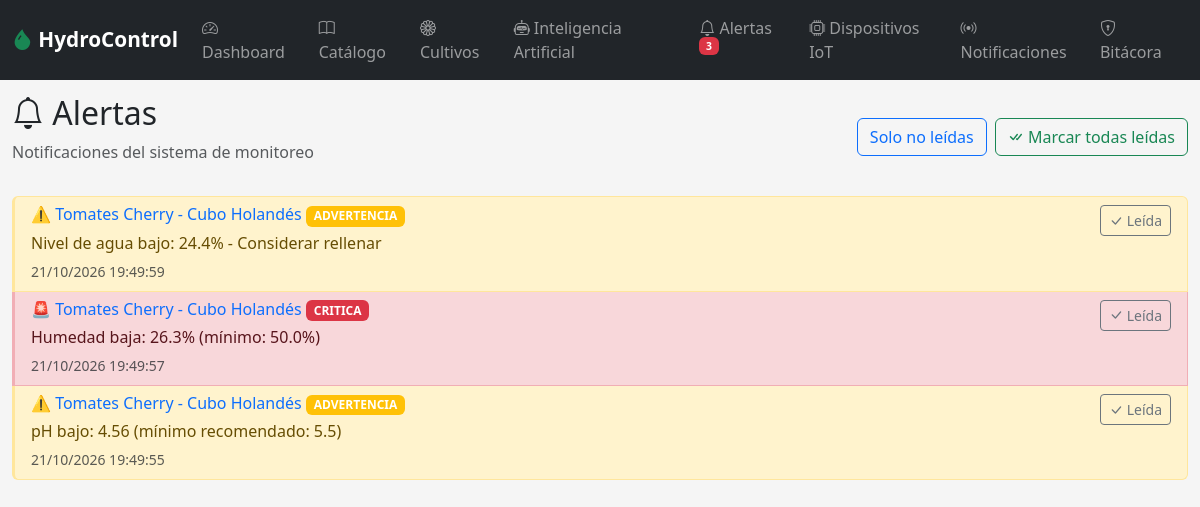
/alertas, run on the app's committed database.
### models/alerta.py (models this page shows, shortened)
class Alerta(db.Model):
    __tablename__ = 'alertas'
    id = db.Column(db.Integer, primary_key=True)
    cultivo_id = db.Column(db.Integer, db.ForeignKey('cultivos.id'), nullable=False)
    tipo = db.Column(db.String(50), nullable=False)  # PH_ALTO, PH_BAJO, EC_ALTA, TEMP_ALTA, etc.
    mensaje = db.Column(db.Text, nullable=False)
    nivel = db.Column(db.String(20), default='ADVERTENCIA')  # INFO, ADVERTENCIA, CRITICA
    leida = db.Column(db.Boolean, default=False)
    created_at = db.Column(db.DateTime, default=lambda: datetime.now(timezone.utc))
    NIVELES = {
        'INFO': {'color': 'info', 'icono': 'ℹ️'},
        'ADVERTENCIA': {'color': 'warning', 'icono': '⚠️'},
        'CRITICA': {'color': 'danger', 'icono': '🚨'},
    }
    @property
    def nivel_info(self):
        return self.NIVELES.get(self.nivel, self.NIVELES['INFO'])

### models/cultivo.py (models this page shows, shortened)
class Cultivo(db.Model):
    __tablename__ = 'cultivos'
    id = db.Column(db.Integer, primary_key=True)
    especie_id = db.Column(db.Integer, db.ForeignKey('especies.id'), nullable=False)
    nombre = db.Column(db.String(100), nullable=False)
    fecha_siembra = db.Column(db.Date, nullable=False)
    ubicacion = db.Column(db.String(100))  # Ej: "Canal A - Posición 3"
    estado = db.Column(db.String(20), default='ACTIVO')  # ACTIVO, PAUSADO, COSECHADO, ELIMINADO
    notas = db.Column(db.Text)
    created_at = db.Column(db.DateTime, default=lambda: datetime.now(timezone.utc))
    updated_at = db.Column(db.DateTime, default=lambda: datetime.now(timezone.utc), onupdate=lambda: datetime.now(timezone.utc))
    lecturas = db.relationship('LecturaSensor', backref='cultivo', lazy=True, cascade='all, delete-orphan', order_by='LecturaSensor.timestamp.desc()')
    alertas = db.relationship('Alerta', backref='cultivo', lazy=True, cascade='all, delete-orphan', order_by='Alerta.created_at.desc()')

### app.py (the view)
    @app.route('/alertas')
    def alertas_lista():
        solo_no_leidas = request.args.get('no_leidas', '0') == '1'
        lista_alertas = alertas.obtener_alertas(solo_no_leidas=solo_no_leidas)
        return render_template('alertas.html', alertas=lista_alertas,
                             solo_no_leidas=solo_no_leidas)

### services/alertas.py (called while the page is built)
def obtener_alertas(solo_no_leidas=False, limite=50):
    query = Alerta.query.order_by(Alerta.created_at.desc())
    if solo_no_leidas:
        query = query.filter_by(leida=False)
    return query.limit(limite).all()

def contar_alertas_no_leidas():
    return Alerta.query.filter_by(leida=False).count()

### templates/alertas.html (shortened to what this page needs)
{% extends 'base.html' %}
{% block contenido %}
<div class="mt-4">
    <div class="d-flex justify-content-between align-items-center mb-3">
        <div>
            <h2><i class="bi bi-bell"></i> Alertas</h2>
            <p class="text-muted">Notificaciones del sistema de monitoreo</p>
        </div>
        <div class="d-flex gap-2">
            <a href="{{ url_for('alertas_lista', no_leidas='1' if not solo_no_leidas else '0') }}"
               class="btn btn-outline-primary">
                {{ 'Ver todas' if solo_no_leidas else 'Solo no leídas' }}
            </a>
            <form method="POST" action="{{ url_for('alertas_marcar_todas_leidas') }}" class="d-inline">
                <button type="submit" class="btn btn-outline-success">
                    <i class="bi bi-check-all"></i> Marcar todas leídas
                </button>
            </form>
        </div>
    </div>
    {% if alertas %}
    <div class="list-group">
        {% for alerta in alertas %}
        <div class="list-group-item list-group-item-action list-group-item-{{ alerta.nivel_info.color }} {% if alerta.leida %}opacity-50{% endif %}">
            <div class="d-flex justify-content-between align-items-start">
                <div>
                    <h6 class="mb-1">
                        {{ alerta.nivel_info.icono }}
                        <a href="{{ url_for('cultivo_detalle', cultivo_id=alerta.cultivo_id) }}" class="text-decoration-none">
                            {{ alerta.cultivo.nombre if alerta.cultivo else 'Cultivo eliminado' }}
                        </a>
                        <span class="badge bg-{{ alerta.nivel_info.color }}">{{ alerta.nivel }}</span>
                    </h6>
                    <p class="mb-1">{{ alerta.mensaje }}</p>
                    <small class="text-muted">{{ alerta.created_at.strftime('%d/%m/%Y %H:%M:%S') }}</small>
                </div>
                {% if not alerta.leida %}
                <form method="POST" action="{{ url_for('alerta_marcar_leida', alerta_id=alerta.id) }}">
                    <button type="submit" class="btn btn-sm btn-outline-secondary">
                        <i class="bi bi-check-lg"></i> Leída
                    </button>
                </form>
                {% else %}
                <span class="badge bg-secondary">Leída</span>
                {% endif %}
            </div>
        </div>
        {% endfor %}
    </div>
    {% else %}
    <div class="text-center py-5 text-muted">
        <i class="bi bi-check-circle display-1 text-success"></i>
        <h4 class="mt-3">¡Todo en orden!</h4>
        <p>No hay alertas {{ 'pendientes' if solo_no_leidas else '' }} en este momento.</p>
    </div>
    {% endif %}
</div>
{% endblock %}

### static/css/style.css (style rules this page uses)
:root { --hydro-primary: #198754; --hydro-dark: #1a1d21; --hydro-light: #f0f7f0; --hydro-accent: #20c997; --bg-purple: #6f42c1; }
body { background-color: #f5f5f5; font-family: 'Segoe UI', system-ui, -apple-system, sans-serif; }
.list-group-item { border-left-width: 3px; }
.badge.bg-danger { animation: pulse 2s ease-in-out infinite; }

### data on the page
Alerta: nivel_info.icono "⚠️", cultivo "Tomates Cherry - Cubo Holandés", nivel "ADVERTENCIA", mensaje "Nivel de agua bajo: 24.4% - Considerar rellenar", created_at "21/10/2026 19:49:59"
Alerta: nivel_info.icono "🚨", cultivo "Tomates Cherry - Cubo Holandés", nivel "CRITICA", mensaje "Humedad baja: 26.3% (mínimo: 50.0%)", created_at "21/10/2026 19:49:57"
Alerta: nivel_info.icono "⚠️", cultivo "Tomates Cherry - Cubo Holandés", nivel "ADVERTENCIA", mensaje "pH bajo: 4.56 (mínimo recomendado: 5.5)", created_at "21/10/2026 19:49:55"

### other printed values
{{ alertas_count }} "3"
{{ 'Ver todas' if solo_no_leidas else 'Solo no leídas' }} "Solo no leídas"
